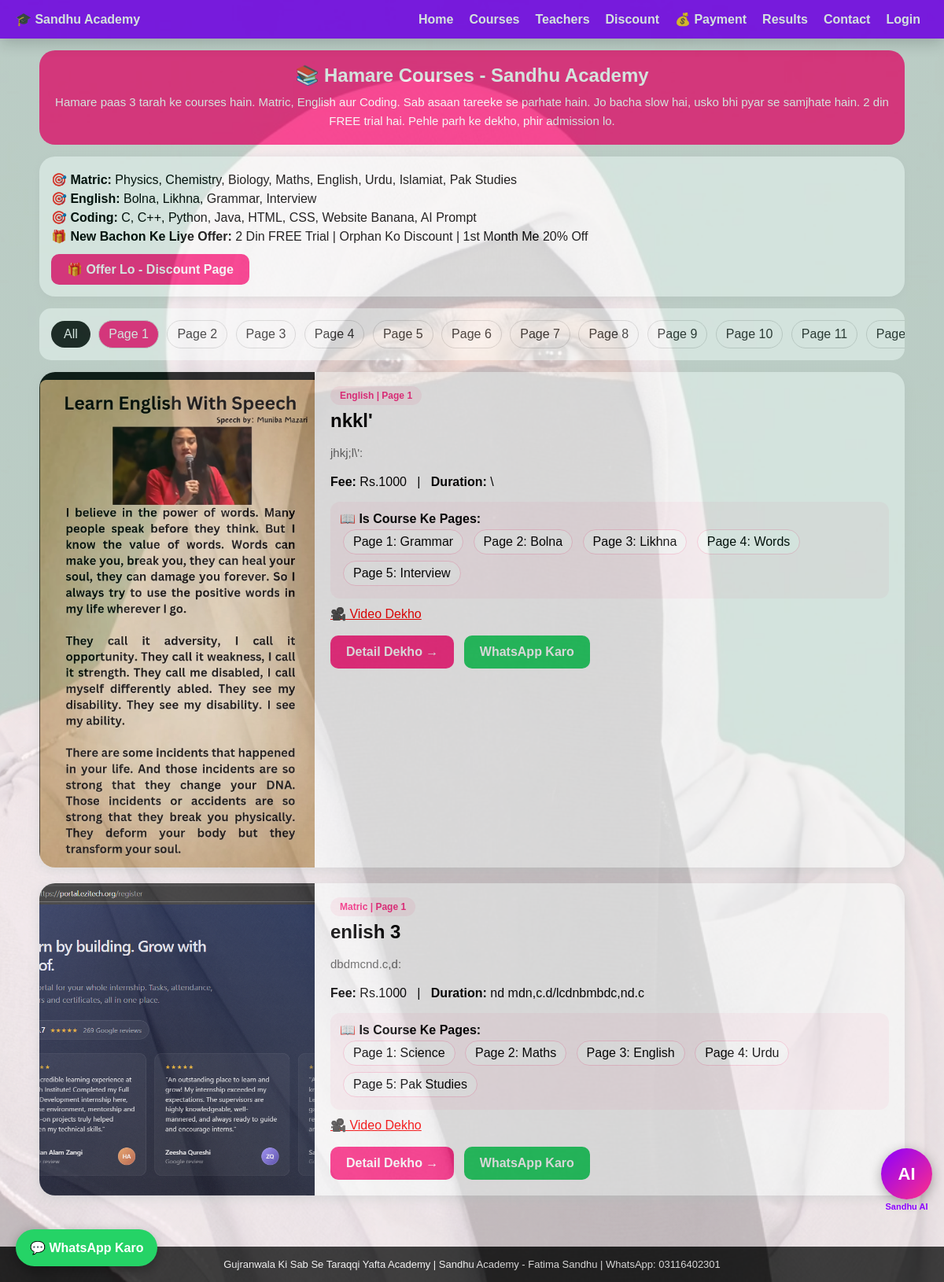
Screenshot of /courses with the database file from the repository.
### tables this page shows
CREATE TABLE courses (id INTEGER PRIMARY KEY, category TEXT, title TEXT, duration TEXT, fee TEXT, detail TEXT, video_url TEXT, image TEXT, page_no TEXT);

### app.py (the view)
@app.route('/courses')
def courses():
    page = request.args.get('page','1')
    con=db()
    if page=='1' or not page: data=con.execute('SELECT * FROM courses').fetchall()
    else: data=con.execute('SELECT * FROM courses WHERE page_no=?',(page,)).fetchall()
    con.close(); return render_template('courses.html', courses=data)

### templates/courses.html (shortened to what this page needs)
{% extends "base.html" %}
{% block content %}
<div style="padding:15px;max-width:1100px;margin:auto">
<div style="background:#ff2e88;color:white;padding:18px;border-radius:20px;text-align:center">
<h2 style="margin:0">📚 Hamare Courses - Sandhu Academy</h2>
<p style="margin:8px 0 0;font-size:15px;line-height:1.6">Hamare paas 3 tarah ke courses hain. Matric, English aur Coding. Sab asaan tareeke se parhate hain. Jo bacha slow hai, usko bhi pyar se samjhate hain. 2 din FREE trial hai. Pehle parh ke dekho, phir admission lo.</p>
</div>
<div style="background:white;padding:15px;border-radius:20px;margin:15px 0;box-shadow:0 2px 10px #ddd">
<p style="margin:5px 0"><b>🎯 Matric:</b> Physics, Chemistry, Biology, Maths, English, Urdu, Islamiat, Pak Studies</p>
<p style="margin:5px 0"><b>🎯 English:</b> Bolna, Likhna, Grammar, Interview</p>
<p style="margin:5px 0"><b>🎯 Coding:</b> C, C++, Python, Java, HTML, CSS, Website Banana, AI Prompt</p>
<p style="margin:5px 0"><b>🎁 New Bachon Ke Liye Offer:</b> 2 Din FREE Trial | Orphan Ko Discount | 1st Month Me 20% Off</p>
<a href="/discount" style="background:#ff2e88;color:white;padding:10px 20px;border-radius:10px;text-decoration:none;font-weight:700;display:inline-block;margin-top:8px">🎁 Offer Lo - Discount Page</a>
</div>
<div style="background:white;padding:12px;border-radius:15px;margin-bottom:15px;overflow-x:auto;white-space:nowrap;text-align:center">
<a href="/courses" style="background:#222;color:white;padding:8px 16px;border-radius:20px;text-decoration:none;margin:3px;display:inline-block">All</a>
{% for p in range(1,51) %}
<a href="/courses?page={{p}}" style="background:{{'#ff2e88' if request.args.get('page','1')==p|string else 'white'}};color:{{'white' if request.args.get('page','1')==p|string else '#333'}};padding:8px 12px;border-radius:20px;text-decoration:none;margin:3px;display:inline-block;border:1px solid #ddd">Page {{p}}</a>
{% endfor %}
</div>
{% for c in courses %}
<div style="background:white;border-radius:20px;overflow:hidden;box-shadow:0 4px 15px #ddd;margin-bottom:20px;display:flex;flex-wrap:wrap">
  <div style="flex:1;min-width:280px;max-width:350px">
  {% if c[7] %}<img src="/static/uploads/{{c[7]}}" style="width:100%;height:100%;min-height:320px;object-fit:cover;display:block">{% else %}<div style="height:320px;background:linear-gradient(180deg,#ff2e88,#8b00ff);display:flex;align-items:center;justify-content:center;color:white;font-size:60px">📚</div>{% endif %}
  </div>
  <div style="flex:2;min-width:280px;padding:20px">
    <span style="background:#fff0f5;color:#ff2e88;padding:5px 12px;border-radius:20px;font-size:12px;font-weight:700">{{c[1]}} | Page {{c[8]}}</span>
    <h2 style="margin:10px 0">{{c[2]}}</h2>
    <p style="color:#666;font-size:15px;line-height:1.6">{{c[5]}}</p>
    <p><b>Fee:</b> Rs.{{c[4]}} &nbsp; | &nbsp; <b>Duration:</b> {{c[3]}}</p>
    <div style="background:#fff5f8;padding:12px;border-radius:12px;margin:10px 0">
    <b>📖 Is Course Ke Pages:</b><br>
    {% if c[1]=='English' %}
      <span style="display:inline-block;background:white;padding:6px 12px;border-radius:20px;margin:4px;border:1px solid #ffd0e0">Page 1: Grammar</span>
      <span style="display:inline-block;background:white;padding:6px 12px;border-radius:20px;margin:4px;border:1px solid #ffd0e0">Page 2: Bolna</span>
      <span style="display:inline-block;background:white;padding:6px 12px;border-radius:20px;margin:4px;border:1px solid #ffd0e0">Page 3: Likhna</span>
      <span style="display:inline-block;background:white;padding:6px 12px;border-radius:20px;margin:4px;border:1px solid #ffd0e0">Page 4: Words</span>
      <span style="display:inline-block;background:white;padding:6px 12px;border-radius:20px;margin:4px;border:1px solid #ffd0e0">Page 5: Interview</span>
    {% else %}
      <span style="display:inline-block;background:white;padding:6px 12px;border-radius:20px;margin:4px;border:1px solid #ffd0e0">Page 1: Science</span>
      <span style="display:inline-block;background:white;padding:6px 12px;border-radius:20px;margin:4px;border:1px solid #ffd0e0">Page 2: Maths</span>
      <span style="display:inline-block;background:white;padding:6px 12px;border-radius:20px;margin:4px;border:1px solid #ffd0e0">Page 3: English</span>
      <span style="display:inline-block;background:white;padding:6px 12px;border-radius:20px;margin:4px;border:1px solid #ffd0e0">Page 4: Urdu</span>
      <span style="display:inline-block;background:white;padding:6px 12px;border-radius:20px;margin:4px;border:1px solid #ffd0e0">Page 5: Pak Studies</span>
    {% endif %}
    </div>
    {% if c[6] %}<a href="{{c[6]}}" target="_blank" style="color:red">🎥 Video Dekho</a><br><br>{% endif %}
    <a href="/course/{{c[1]}}" style="background:#ff2e88;color:white;padding:12px 20px;border-radius:10px;text-decoration:none;display:inline-block;font-weight:700">Detail Dekho →</a>
    <a href="https://wa.me/923116402301?text=Mujhe%20{{c[2]}}%20me%20admission%20lena%20hai" style="background:#25D366;color:white;padding:12px 20px;border-radius:10px;text-decoration:none;display:inline-block;font-weight:700;margin-left:8px">WhatsApp Karo</a>
  </div>
</div>
{% else %}
<p style="text-align:center;background:white;padding:20px;border-radius:15px">Abhi is Page pe koi course nahi. Admin se add karo.</p>
{% endfor %}
</div>
{% endblock %}

### templates/base.html (shortened to what this page needs)
<!DOCTYPE html>
<html>
<head>
<link rel="stylesheet" href="/static/style.css">
</head>
<body>
<nav>
<div><b>🎓 Sandhu Academy</b></div>
<div>
<a href="/">Home</a><a href="/courses">Courses</a><a href="/teachers">Teachers</a><a href="/discount">Discount</a><a href="/payment">💰 Payment</a><a href="/results">Results</a><a href="/contact">Contact</a><a href="/login">Login</a>
</div>
</nav>
{% block content %}{% endblock %}
<a class="whatsapp-float" href="https://wa.me/923116402301?text=Assalam%20o%20Alaikum%20Sandhu%20Academy%20me%20admission%20lena%20hai" target="_blank">💬 WhatsApp Karo</a>
<div style="position:fixed;bottom:90px;right:15px;z-index:9999;text-align:center">
  <button class="ai-btn" onclick="var b=document.getElementById('aiFull'); b.style.display=b.style.display=='none'?'block':'none'">AI</button>
  <div style="font-size:11px;font-weight:700;color:#8b00ff;margin-top:3px">Sandhu AI</div>
</div>
<footer>Gujranwala Ki Sab Se Taraqqi Yafta Academy | Sandhu Academy - Fatima Sandhu | WhatsApp: 03116402301</footer>
</body>
</html>

### static/style.css (style rules this page uses)
body { margin:0;font-family:'Segoe UI',Arial,sans-serif;background-color:#fff5f8;background-image:linear-gradient(rgba(255,245,248,0.88),rgba(255,245,248,0.88)),url('/static/bg.jpg');background-size:cover;background-position:center;background-attachment:fixed;min-height:100vh }
nav { background:#7b00ff;padding:15px;display:flex;justify-content:space-between;align-items:center;color:white;flex-wrap:wrap }
nav a { color:white;text-decoration:none;margin:0 10px;font-weight:600 }
button { background:#7b00ff;color:white;padding:12px 25px;border:none;border-radius:25px;cursor:pointer;font-weight:700;transition:0.3s }
footer { background:#222;color:white;text-align:center;padding:20px;margin-top:30px }
.ai-btn { background:linear-gradient(135deg,#8b00ff,#ff2e88) !important;color:white !important;border:none !important;width:65px !important;height:65px !important;border-radius:50% !important;font-size:22px !important;font-weight:900 !important;box-shadow:0 4px 15px rgba(0,0,0,0.3) !important;cursor:pointer !important;padding:0 !important }

### templates/base.html (style rules this page uses)
body { margin:0;font-family:Arial }
nav { background:rgba(139,0,255,0.95);backdrop-filter:blur(10px);color:white;padding:15px 20px;display:flex;justify-content:space-between;align-items:center;flex-wrap:wrap;position:sticky;top:0;z-index:1000;box-shadow:0 5px 20px rgba(0,0,0,0.2) }
nav a { color:white;text-decoration:none;margin:0 10px;font-weight:700;transition:0.3s }
footer { background:#222;color:white;text-align:center;padding:15px;font-size:13px }
.whatsapp-float { position:fixed;bottom:20px;left:20px;background:#25D366;color:white;padding:14px 18px;border-radius:50px;text-decoration:none;font-weight:700;box-shadow:0 5px 15px rgba(0,0,0,0.3);z-index:9998;animation:floatBtn 3s ease-in-out infinite }
.ai-btn { background:linear-gradient(135deg,#8b00ff,#ff2e88);color:white;border:none;width:65px;height:65px;border-radius:50%;font-size:22px;font-weight:900;box-shadow:0 4px 15px rgba(0,0,0,0.3);cursor:pointer;animation:floatBtn 3s ease-in-out infinite }

### rows the page displays
courses: image (picture), category "English", page_no "1", title "nkkl'", detail "jhkj;l\\':", fee "1000", duration "\\", shows "Page 1: Grammar"
courses: image (picture), category "Matric", page_no "1", title "enlish 3", detail "dbdmcnd.c,d:", fee "1000", duration "nd mdn,c.d/lcdnbmbdc,nd.c", shows "Page 1: Science"

### other values shown
{{ p }} "1" "2" "3" "4" "5" "6" "7" "8" "9" "10" "11"
